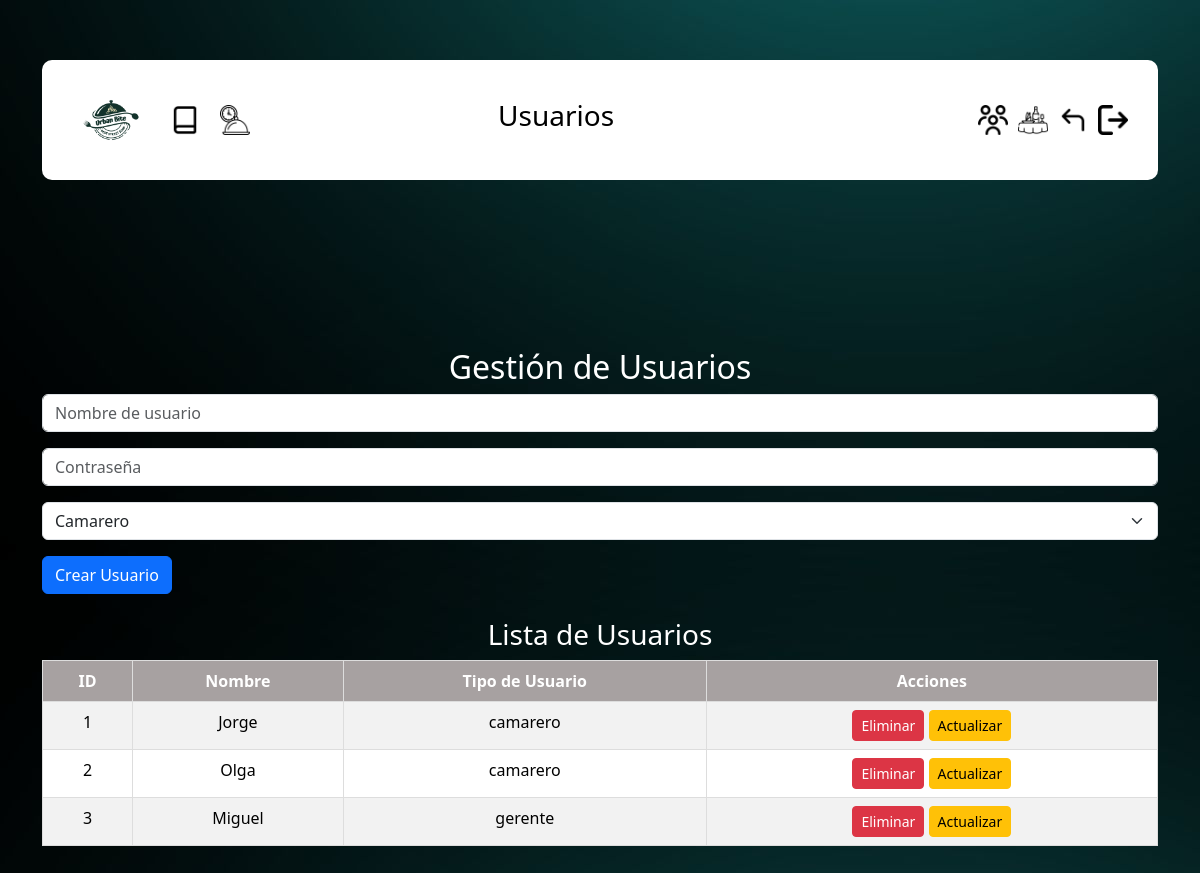
Screenshot of /crud_usuarios.php with the database file from the repository.
### tables this page shows
CREATE TABLE tbl_usuarios (
    id_usuario INT PRIMARY KEY AUTO_INCREMENT,
    nombre_user VARCHAR(100),
    contrasena VARCHAR(100),
    tipo_usuario ENUM('camarero', 'gerente', 'mantenimiento')   
);

### crud_usuarios.php (the view, shortened to what this page needs)
<?php
include './php/conexion.php';
$usuarios = $conexion->query("SELECT * FROM tbl_usuarios")->fetchAll(PDO::FETCH_ASSOC);
?>
<!DOCTYPE html>
<html lang="es">
<head>
    <link rel="stylesheet" href="css/menu.css">
    <link rel="stylesheet" href="https://cdn.jsdelivr.net/npm/bootstrap@5.3.3/dist/css/bootstrap.min.css">
</head>
<body>
<div class="container">
        <nav class="navegacion">
            <div class="navbar-left">
                <a href="./menu.php"><img src="./img/logo.png" alt="Logo de la Marca" class="logo" style="width: 100%;"></a>
                <a href="./registro.php"><img src="./img/lbook.png" alt="Ícono adicional" class="navbar-icon"></a>
                <a href="./reservas.php"><img src="./img/food.png"  alt="Ícono adicional" class="navbar-icon"></a>
            </div>
            <div class="navbar-title">
                <h3>Usuarios</h3>
            </div>
            <div class="navbar-right">
                <a href="./crud_usuarios.php"><img src="./img/users-alt.png" alt="Logout" class="navbar-icon"></a>
                <a href="./crud_recursos.php"><img src="./img/dinner-table.png" alt="Logout" class="navbar-icon"></a>
                <a href="./menu.php"><img src="./img/atras.png" alt="Logout" class="navbar-icon"></a>
                <a href="./salir.php"><img src="./img/logout.png" alt="Logout" class="navbar-icon"></a>
            </div>
        </nav>
    </div>
    <div class="container mt-5">
        <h2 class="text-center" style="color: white;">Gestión de Usuarios</h2>
        <form method="POST" class="mb-4" onsubmit="return validateForm();">
            <div class="mb-3">
                <input type="text" name="nombre_user" class="form-control" placeholder="Nombre de usuario" required oninput="this.value = this.value.replace(/[^a-zA-ZáéíóúÁÉÍÓÚñÑ\s]/g, '');">
            </div>
            <div class="mb-3">
                <input type="password" name="contrasena" class="form-control" placeholder="Contraseña" required oninput="validatePassword(this);">
            </div>
            <div class="mb-3">
                <select name="tipo_usuario" class="form-select" required>
                    <option value="camarero">Camarero</option>
                </select>
            </div>
            <button type="submit" name="crear" class="btn btn-primary">Crear Usuario</button>
        </form>
        <h3 class="text-center" style="color: white;">Lista de Usuarios</h3>
        <table class="table table-striped">
            <thead>
                <tr>
                    <th>ID</th>
                    <th>Nombre</th>
                    <th>Tipo de Usuario</th>
                    <th>Acciones</th>
                </tr>
            </thead>
            <tbody>
                <?php foreach ($usuarios as $usuario): ?>
                <tr>
                    <td><?php echo $usuario['id_usuario']; ?></td>
                    <td><?php echo $usuario['nombre_user']; ?></td>
                    <td><?php echo $usuario['tipo_usuario']; ?></td>
                    <td>
                        <form method="POST" style="display:inline;">
                            <button type="submit" name="eliminar" class="btn btn-danger btn-sm">Eliminar</button>
                        </form>
                        <button class="btn btn-warning btn-sm" onclick="document.getElementById('update-<?php echo $usuario['id_usuario']; ?>').style.display='block'">Actualizar</button>
                    </td>
                </tr>
                <?php endforeach; ?>
            </tbody>
        </table>
    </div>
</body>
</html>

### css/menu.css (style rules this page uses)
html { font-family: "Roboto", serif; font-style: normal; font-weight: bold; }
body { background-image: url(../img/fondo.jpg); justify-content: center; display: flex; flex-direction: column; height: 100%; }
.container { padding-top: 5%; padding-bottom: 5%; }
.navegacion { display: flex; justify-content: space-between; align-items: center; background-color: white; color: #000000; padding: 10px 20px; width: 100%; height: 15vh; border-radius: 10px; }
.navbar-left { display: flex; align-items: center; gap: 10px; }
.navbar-left .logo { height: auto; max-height: 22vh; width: auto; object-fit: contain; }
.navbar-left .navbar-icon { height: 30px; cursor: pointer; }
.navbar-title { width: 100%; flex-grow: 1; text-align: center; font-size: 1.2em; padding-right: 10%; }
.navbar-right { display: flex; align-items: center; justify-content: space-between; }
.navbar-icon { height: 30px; width: auto; cursor: pointer; margin-left: 10px; }
@media (min-width: 12px) { .navbar-title { font-size: 1.5em; } }
@media (min-width: 12px) { .navegacion { padding: 15px 30px; } }
@media (min-width: 12px) { .navbar-left .logo { max-height: 25vh; width: auto; } }
@media (min-width: 12px) { .table td, .table th { padding: 8px; font-size: 12px; border: 1px solid #ddd; } }
@media (min-width: 12px) { .table thead th { background-color: #A7A1A1; color: white; font-weight: bold; } }
@media (min-width: 768px) { .navbar-left .logo { height: auto; max-height: 22vh; width: auto; object-fit: contain; } }
@media (min-width: 768px) { .table { border-collapse: collapse; width: 100%; margin: 0 auto; } }
@media (min-width: 768px) { .table th, .table td { padding: 12px; text-align: center; border: 1px solid #ddd; font-size: 16px; } }
@media (min-width: 768px) { .table thead th { background-color: #A7A1A1; color: white; font-weight: bold; } }

### rows the page displays
tbl_usuarios: id_usuario "1", nombre_user "Jorge", tipo_usuario "camarero"
tbl_usuarios: id_usuario "2", nombre_user "Olga", tipo_usuario "camarero"
tbl_usuarios: id_usuario "3", nombre_user "Miguel", tipo_usuario "gerente"
